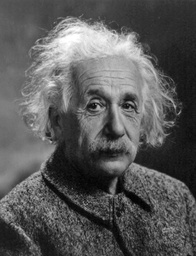
#> input picture Section 4- 2D Geometric Transformations/albert-einstein_gray.jpg, 196 x 256 px, shrunk from 728 x 949 before the run
$ jupyter execute 'Shear Implementation.ipynb'
#> lines starting #> are read from the running program, lines starting #| are printed output that depends on the picture
[cell 1]
import numpy as np
import matplotlib.pyplot as plt
import cv2
grey = r'albert-einstein_gray.jpg'
colour = r'tulips.jpg'
I_grey = cv2.imread(grey, cv2.IMREAD_GRAYSCALE)
#> I_grey is the input picture: shape (256, 196); min 0, max 255, mean 89.4
I_BGR = cv2.imread(colour)
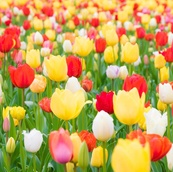
#> input picture Section 4- 2D Geometric Transformations/tulips.jpg, 173 x 172 px, shrunk from 640 x 638 before the run
#> I_BGR is the input picture: shape (172, 173, 3); mean B, G, R 87.6, 161.1, 196.8
numRows = I_grey.shape[0]
#> numRows = 256
numCols = I_grey.shape[1]
#> numCols = 196

[cell 2]
# interpolating pixel intensity
def f_bilinearInterpolate(r,c,I):  # function which takes row, colum and source image
    lc = int(c)   # left colum from point, int rounds down to left
    rc = lc + 1   # right colum from point
    wr = c - lc   # weighting for the right colum
    wl = rc - c
    tr = int(r)   # top row
    br = tr + 1   # bottom row
    wt = br - r
    wb = r - tr
    if tr >= 0 and br < I.shape[0] and lc >=0 and rc < I.shape[1]:
        a = wl*I[tr,lc] + wr*I[tr,rc] # intensity of interpolated top row
        b = wl*I[br,lc] + wr*I[br,rc] # intensity of interpolated bottom row
        g = wt*a + wb*b   # intensity of the second interpolation
        return np.uint8(g)
    else:
        return 0

[cell 3]
k = -0.5

[cell 4]
T = np.array([[1,0],[k,1]]) # x axis shear

[cell 5]
T = np.array([[1,k],[0,1]]) # y axis shear

[cell 6]
def f_getExtents(T,I_grey): # receives transfrimation matrix and source image
    rMax,cMax = I_grey.shape[0],I_grey.shape[1]
    coords = np.array([[0,0],[0,cMax-1],[rMax-1,0],[rMax-1,cMax-1]])
    A_dash = T.dot(coords.T)
    mins = A_dash.min(axis=1)
    maxs = A_dash.max(axis=1)
    minR = np.int64(np.floor(mins[0]))
    minC = np.int64(np.floor(mins[1]))
    maxR = np.int64(np.ceil(maxs[0]))
    maxC = np.int64(np.ceil(maxs[1]))
    H,W = maxR-minR+1,maxC-minC+1
    return minR,minC,maxR,maxC,H,W

[cell 7]
def f_transform(T,I_grey):
    rMax,cMax = I_grey.shape[0],I_grey.shape[1]
    minR,minC,maxR,maxC,H,W = f_getExtents(T,I_grey)
    I2 = np.zeros((H,W), dtype = 'uint8')
    Tinv = np.linalg.inv(T)
    for new_i in range(minR,maxR):
        for new_j in range(minC,maxC):
            p_dash = np.array([new_i,new_j])
            p = Tinv.dot(p_dash)
            i, j = p[0], p[1]
            if i < 0 or i >= numRows or j < 0 or j >= numCols:
                pass
            else:
                g = f_bilinearInterpolate(i,j,I_grey)
                I2[new_i-minR,new_j-minC] = g
    return I2

[cell 8]
I2 = f_transform(T,I_grey)
#> in f_transform, `minR,minC,maxR,maxC,H,W = f_getExtents(T,I_grey)`: minR = -98; minC = 0; maxR = 255; maxC = 195; H = 354; W = 196
#> the loop in f_transform, `for new_i in range(minR,maxR):` made 353 passes
#> after the loop in f_transform, `for new_i in range(minR,maxR):`:
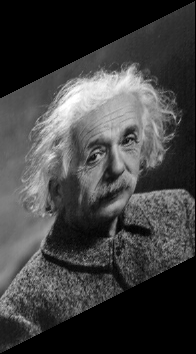
#> I2: shape (354, 196); min 0, max 255, mean 64.3
